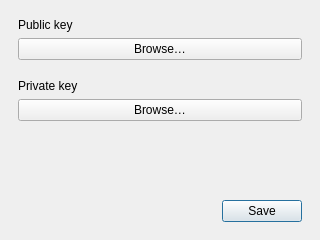
<?xml version="1.0" encoding="UTF-8"?>
<ui version="4.0">
 <author>Delvian Valentine</author>
 <class>Dialog</class>
 <widget class="QDialog" name="Dialog">
  <property name="geometry">
   <rect>
    <x>0</x>
    <y>0</y>
    <width>320</width>
    <height>240</height>
   </rect>
  </property>
  <property name="windowTitle">
   <string>New RSA Keys</string>
  </property>
  <layout class="QVBoxLayout" name="verticalLayout">
   <property name="leftMargin">
    <number>18</number>
   </property>
   <property name="topMargin">
    <number>18</number>
   </property>
   <property name="rightMargin">
    <number>18</number>
   </property>
   <property name="bottomMargin">
    <number>18</number>
   </property>
   <item>
    <widget class="QLabel" name="label">
     <property name="text">
      <string>Public key</string>
     </property>
    </widget>
   </item>
   <item>
    <widget class="QPushButton" name="button_pub_key">
     <property name="text">
      <string>Browse…</string>
     </property>
     <property name="autoDefault">
      <bool>false</bool>
     </property>
    </widget>
   </item>
   <item>
    <spacer name="verticalSpacer_2">
     <property name="orientation">
      <enum>Qt::Vertical</enum>
     </property>
     <property name="sizeType">
      <enum>QSizePolicy::Fixed</enum>
     </property>
     <property name="sizeHint" stdset="0">
      <size>
       <width>20</width>
       <height>13</height>
      </size>
     </property>
    </spacer>
   </item>
   <item>
    <widget class="QLabel" name="label_2">
     <property name="text">
      <string>Private key</string>
     </property>
    </widget>
   </item>
   <item>
    <widget class="QPushButton" name="button_priv_key">
     <property name="text">
      <string>Browse…</string>
     </property>
     <property name="autoDefault">
      <bool>false</bool>
     </property>
    </widget>
   </item>
   <item>
    <spacer name="verticalSpacer">
     <property name="orientation">
      <enum>Qt::Vertical</enum>
     </property>
     <property name="sizeType">
      <enum>QSizePolicy::Expanding</enum>
     </property>
     <property name="sizeHint" stdset="0">
      <size>
       <width>20</width>
       <height>18</height>
      </size>
     </property>
    </spacer>
   </item>
   <item>
    <layout class="QHBoxLayout" name="horizontalLayout">
     <item>
      <spacer name="horizontalSpacer">
       <property name="orientation">
        <enum>Qt::Horizontal</enum>
       </property>
       <property name="sizeHint" stdset="0">
        <size>
         <width>40</width>
         <height>20</height>
        </size>
       </property>
      </spacer>
     </item>
     <item>
      <widget class="QPushButton" name="button_save">
       <property name="text">
        <string>Save</string>
       </property>
      </widget>
     </item>
    </layout>
   </item>
  </layout>
 </widget>
 <tabstops>
  <tabstop>button_pub_key</tabstop>
  <tabstop>button_priv_key</tabstop>
  <tabstop>button_save</tabstop>
 </tabstops>
 <resources/>
 <connections>
  <connection>
   <sender>button_save</sender>
   <signal>clicked()</signal>
   <receiver>Dialog</receiver>
   <slot>accept()</slot>
   <hints>
    <hint type="sourcelabel">
     <x>418</x>
     <y>121</y>
    </hint>
    <hint type="destinationlabel">
     <x>238</x>
     <y>76</y>
    </hint>
   </hints>
  </connection>
 </connections>
</ui>
